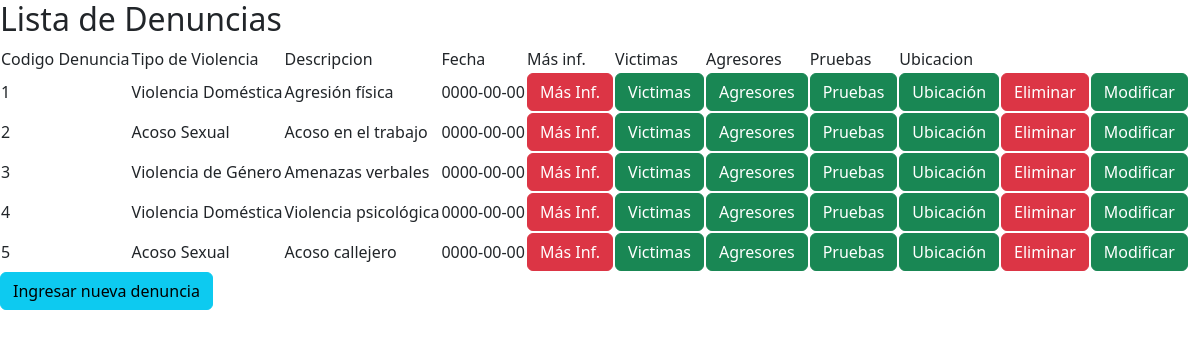
The page /controlador/denunciaLista.php on the database its author committed.
### tables this page shows
CREATE TABLE `denuncia` (
  `codDenuncia` int(11) NOT NULL AUTO_INCREMENT,
  `tipo` varchar(80) DEFAULT NULL,
  `descripcion` varchar(80) DEFAULT NULL,
  `testigo` varchar(80) DEFAULT NULL,
  `seguimiento` varchar(80) DEFAULT NULL,
  `fecha` date DEFAULT NULL,
  `codGeo` int(11) DEFAULT NULL,
  PRIMARY KEY (`codDenuncia`)
);

### controlador/denunciaLista.php (called while the page is built, shortened)
<?php
    include("../modelo/DenunciaClase.php");
    $car=new Denuncia("","","","","","","");
    $res=$car->lista();
    include("../vista/Reporte_denuncias/DenunciaLista.php");
?>

### modelo/DenunciaClase.php (called while the page is built, shortened)
<?php
class Denuncia{
    private $codDenuncia;
    public function lista(){
        $db=new Conexion();
        $sql=$db->query("SELECT * FROM denuncia");
        return ($sql);
    }public function lista_especifica(){
        $db=new Conexion();
        $sql=$db->query("SELECT * FROM denuncia where codDenuncia=$this->codDenuncia");
        return ($sql);
    }
    public function setCodDenuncia($codDenuncia){
        $this->codDenuncia=$codDenuncia;
    }
}
?>

### vista/Reporte_denuncias/DenunciaLista.php (the view, shortened to what this page needs)
<!DOCTYPE html>
<html>
<head>
    <link href="https://cdn.jsdelivr.net/npm/bootstrap@5.3.1/dist/css/bootstrap.min.css" rel="stylesheet">
</head>
<body>
    <h2>Lista de Denuncias</h2>
    <table  >
        <tr>
            <td>Codigo Denuncia</td>
            <td>Tipo de Violencia</td>
            <td>Descripcion</td>
            <td>Fecha</td>
            <td>Más inf.</td>
            <td>Victimas</td>
            <td>Agresores</td>
            <td>Pruebas</td>
            <td>Ubicacion</td>
        </tr>
        <?php
            while($reg=mysqli_fetch_array($res)){
                echo "<tr>";
                echo "<td>".$reg['codDenuncia']."</td>";
                echo "<td>".$reg['tipo']."</td>";
                echo "<td>".$reg['descripcion']."</td>";
                echo "<td>".$reg['fecha']."</td>";
                echo "<td><a href='../controlador/denunciaInformacion.php?cod=".$reg['codDenuncia']."' btn='btn-danger' class='btn btn-danger'>Más Inf.</a></td>";
                echo "<td><a href='../controlador/victimaInformacion.php?cod=".$reg['codDenuncia']."'  class='btn btn-success'>Victimas</a></td>";
                echo "<td><a href='../controlador/agresorInformacion.php?cod=".$reg['codDenuncia']."'  class='btn btn-success'>Agresores</a></td>";
                echo "<td><a href='../controlador/pruebasInformacion.php?cod=".$reg['codDenuncia']."'  class='btn btn-success'>Pruebas</a></td>";
                echo "<td><a href='../controlador/geoInformacion.php?cod=".$reg['codDenuncia']."'  class='btn btn-success'>Ubicación</a></td>";
                echo "<td><a href='../controlador/denunciaElimina.php?cod=".$reg['codDenuncia']."' btn='btn-danger' class='btn btn-danger'>Eliminar</a></td>";
                echo "<td><a href='../controlador/denunciaModificar.php?cod=".$reg['codDenuncia']."'  class='btn btn-success'>Modificar</a></td>";
                echo "</tr>";
            }
        ?>
    </table>
    <button type="button" class="btn btn-info" onclick="window.location.href='../controlador/denunciaRegistro.php'">Ingresar nueva denuncia</button>
</body>
</html>

### rows shown on the page
denuncia: codDenuncia "1", tipo "Violencia Doméstica", descripcion "Agresión física", fecha "0000-00-00"
denuncia: codDenuncia "2", tipo "Acoso Sexual", descripcion "Acoso en el trabajo", fecha "0000-00-00"
denuncia: codDenuncia "3", tipo "Violencia de Género", descripcion "Amenazas verbales", fecha "0000-00-00"
denuncia: codDenuncia "4", tipo "Violencia Doméstica", descripcion "Violencia psicológica", fecha "0000-00-00"
denuncia: codDenuncia "5", tipo "Acoso Sexual", descripcion "Acoso callejero", fecha "0000-00-00"
